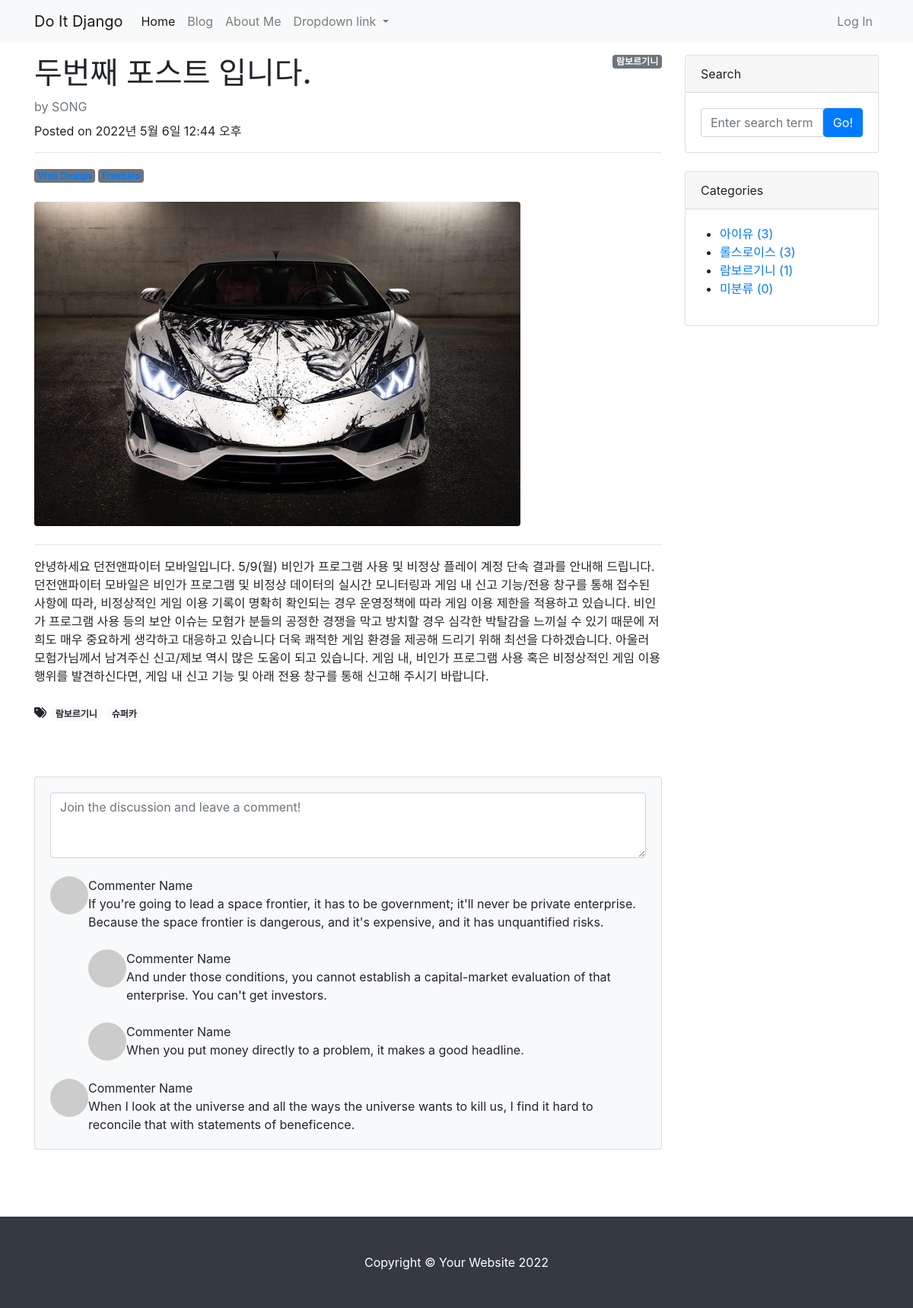
Page /blog/2/ on the earlier database version.
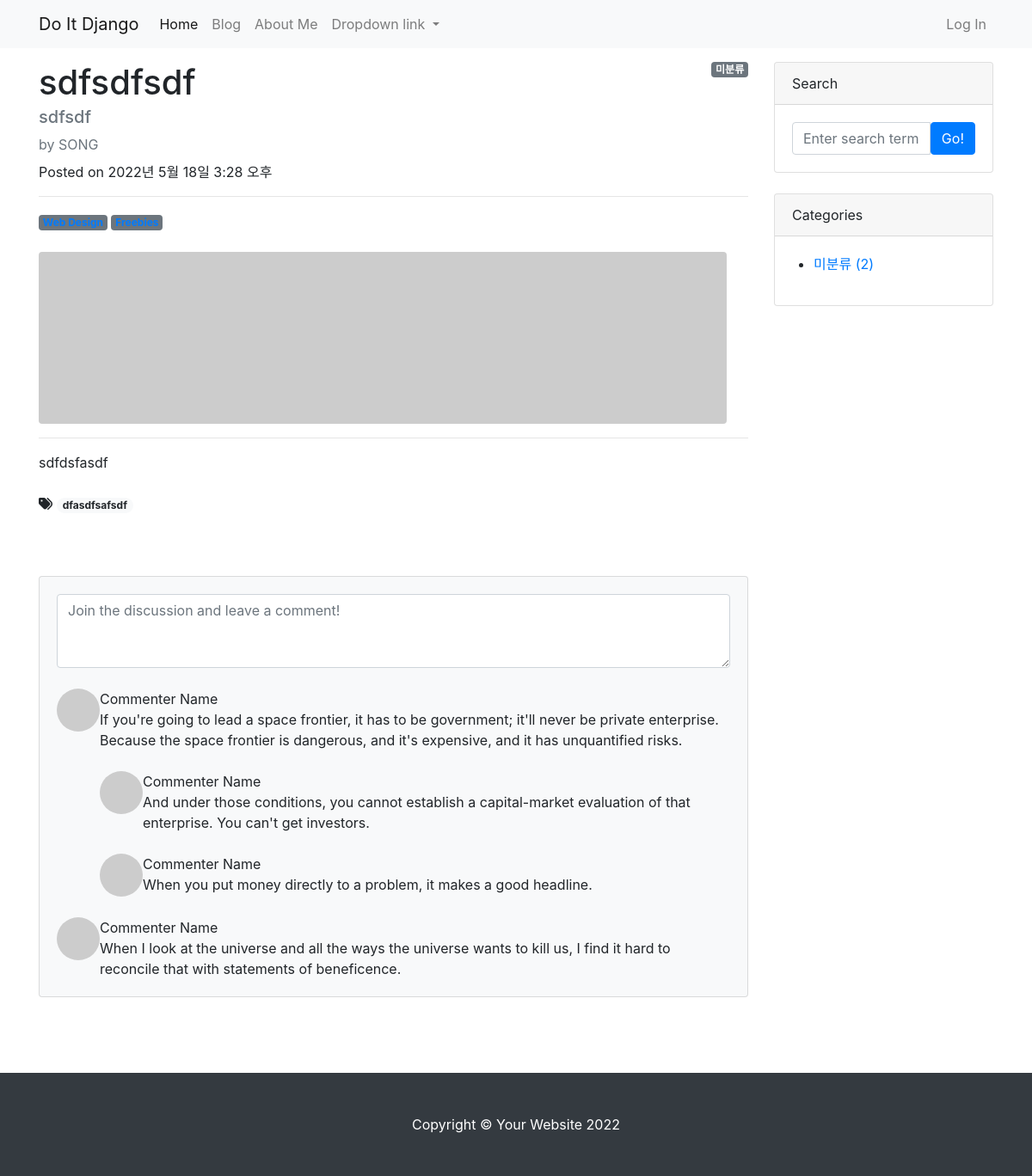
Same page on the later database version.
### blog/models.py (models this page shows, shortened)
class Post(models.Model):
    title = models.CharField(max_length=30)
    hook_text = models.CharField(max_length=100, blank=True)
    content = models.TextField()
    head_image = models.ImageField(upload_to='blog/images/%Y/%m/%d/', blank=True)
    file_upload = models.FileField(upload_to='blog/files/%Y/%m/%d/', blank=True)
    created_at = models.DateTimeField(auto_now_add=True)
    updated_at = models.DateTimeField(auto_now=True)
    author = models.ForeignKey(User, null=True, on_delete=models.SET_NULL)
    category = models.ForeignKey(Category, null=True, blank=True, on_delete=models.SET_NULL)
    tags = models.ManyToManyField(Tag, blank=True)

class Category(models.Model):
    name = models.CharField(max_length=50, unique=True)
    slug = models.SlugField(max_length=200, unique=True, allow_unicode=True)
    def __str__(self):
        return self.name
    def get_absolute_url(self):
        return f'/blog/category/{self.slug}/'
    class Meta:
        verbose_name_plural = 'Categories'

class Tag(models.Model):
    name = models.CharField(max_length=50)
    slug = models.SlugField(max_length=200, unique=False, allow_unicode=True)
    def __str__(self):
        return self.name
    def get_absolute_url(self):
        return f'/blog/tag/{self.slug}/'

### blog/views.py (the view)
# urls.py: path('<int:pk>/', views.PostDetail.as_view()),
class PostDetail(DetailView):
    model = Post
    def get_context_data(self, **kwargs):
        context = super(PostDetail, self).get_context_data()
        context['categories'] = Category.objects.all()
        context['no_category_post_count'] = Post.objects.filter(category= None).count()
        return context

### blog/templates/blog/post_detail.html (shortened to what this page needs)
{% extends 'blog/base.html' %}
{% block main_area %}
<div id="post-area">
    {% if post.category %}
    <span class="badge badge-secondary float-right">{{ post.category }}</span>
    {% else%}
    <span class="badge badge-secondary float-right">미분류</span>
    {% endif %}
<header class="mb-4">
    <h1 class="fw-bolder mb-1">{{ post.title }}</h1>
    <h5 class="text-muted">{{ post.hook_text }}</h5>
    <div class="text-muted fst-italic mb-2">by {{ post.author | upper }}</div>
    <p>Posted on {{ post.created_at }}</p>
    <hr>
    <a class="badge bg-secondary text-decoration-none link-light" href="#!">Web Design</a>
    <a class="badge bg-secondary text-decoration-none link-light" href="#!">Freebies</a>
</header>
<figure class="mb-4">
    {% if post.head_image %}
    <img class="img-fluid rounded" src="{{ post.head_image.url }}" alt="{{ post.title }} head_image">
</figure>
{% else %}
<img class="img-fluid rounded" src="https://picsum.photos/seed/{{ post.id }}/800/200" alt="random_image">
{% endif %}
<hr>
<section class="mb-5">
    <p class="fs-5 mb-4">{{ post.content }}</p>
    {% if post.tags.exists %}
    <i class="fa-solid fa-tags"></i>
                {% for tag in post.tags.iterator %}
    <a href="{{ tag.get_absolute_url }}"><span class="badge badge-pill badge-light">{{ tag }}</span></a>
    {% endfor %}
    <br/>
    <br/>
    {% endif %}
</section>
</div>
<div id="comment-area">
<section class="mb-5">
    <div class="card bg-light">
        <div class="card-body">
            <form class="mb-4"><textarea class="form-control" rows="3"
                    placeholder="Join the discussion and leave a comment!"></textarea></form>
            <div class="d-flex mb-4">
                <div class="flex-shrink-0"><img class="rounded-circle"
                        src="https://dummyimage.com/50x50/ced4da/6c757d.jpg" alt="..." /></div>
                <div class="ms-3">
                    <div class="fw-bold">Commenter Name</div>
                    If you're going to lead a space frontier, it has to be government; it'll never be
                    private enterprise. Because the space frontier is dangerous, and it's expensive, and
                    it has unquantified risks.
                    <div class="d-flex mt-4">
                        <div class="flex-shrink-0"><img class="rounded-circle"
                                src="https://dummyimage.com/50x50/ced4da/6c757d.jpg" alt="..." /></div>
                        <div class="ms-3">
                            <div class="fw-bold">Commenter Name</div>
                            And under those conditions, you cannot establish a capital-market evaluation
                            of that enterprise. You can't get investors.
                        </div>
                    </div>
                    <div class="d-flex mt-4">
                        <div class="flex-shrink-0"><img class="rounded-circle"
                                src="https://dummyimage.com/50x50/ced4da/6c757d.jpg" alt="..." /></div>
                        <div class="ms-3">
                            <div class="fw-bold">Commenter Name</div>
                            When you put money directly to a problem, it makes a good headline.
                        </div>
                    </div>
                </div>
            </div>
            <div class="d-flex">
                <div class="flex-shrink-0"><img class="rounded-circle"
                        src="https://dummyimage.com/50x50/ced4da/6c757d.jpg" alt="..." /></div>
                <div class="ms-3">
                    <div class="fw-bold">Commenter Name</div>
                    When I look at the universe and all the ways the universe wants to kill us, I find
                    it hard to reconcile that with statements of beneficence.
                </div>
            </div>
        </div>
    </div>
</section>
</div>
{% endblock %}

### blog/templates/blog/base.html (shortened to what this page needs)
<!DOCTYPE html>
{% load static %}
<html lang="ko-kr">
<head>
    <link rel="stylesheet" href="{% static 'blog/bootstrap/bootstrap.min.css' %}" media="screen">
</head>
<body>
 {% include 'blog/navbar.html' %}
    <div class="container my-3">
        <div class="row">
            <div class="col-md-8 col-lg-9" id="main-area">
                {% block main_area %}
                {% endblock %}
            </div>
            <div class="col-md-4 col-lg-3">
                <div class="card mb-4">
                    <div class="card-header">Search</div>
                    <div class="card-body">
                        <div class="input-group">
                            <input class="form-control" type="text" placeholder="Enter search term..."
                                aria-label="Enter search term..." aria-describedby="button-search" />
                            <button class="btn btn-primary" id="button-search" type="button">Go!</button>
                        </div>
                    </div>
                </div>
                <div class="card mb-4" id="categories-card">
                    <div class="card-header">Categories</div>
                    <div class="card-body">
                        <div class="row">
                            <ul>
                                {% for category in categories %}
                                <li>
                                    <a href="{{ category.get_absolute_url }}">{{ category }} ({{ category.post_set.count }})</a>
                                </li>
                                {% endfor %}
                                <li>
                                    <a href="/blog/category/no_category/">미분류 ({{ no_category_post_count }})</a>
                                </li>
                            </ul>
                        </div>
                    </div>
                </div>
            </div>
        </div>
    </div>
{% include 'blog/footer.html' %}
</body>
</html>

Differences in the rows shown:
no longer on this page (row edited): Tag: name "람보르기니"
removed Tag: name "슈퍼카"
removed Category: name "아이유", post_set.count "3"
removed Category: name "롤스로이스", post_set.count "3"
removed Category: name "람보르기니", post_set.count "1"
changed Post "SONG": category_id 3 → empty (drawn); title "두번째 포스트 입니다." → "sdfsdfsdf"; hook_text (not shown) → "sdfsdf"; created_at "2022년 5월 6일 12:44 오후" → "2022년 5월 18일 3:28 오후"; content "안녕하세요 던전앤파이터 모바일입니다. 5/9(월) 비인가 프로그램 사용 및 비정상 플레이 계정 단속 결과를 안내해 드립니다. 던전앤파이터 모바일은 비인가 프로그램 및 비정상 데이터의 실시간 모니터링과 게임 내 신고 기능/전용 창구를 통해 접수된 사항에 따라, 비정상적인 게임 이용 기록이 명확히 확인되는 경우 운영정책에 따라 게임 이용 제한을 적용하고 있습니다. 비인가 프로그램 사용 등의 보안 이슈는 모험가 분들의 공정한 경쟁을 막고 방치할 경우 심각한 박탈감을 느끼실 수 있기 때문에 저희도 매우 중요하게 생각하고 대응하고 있습니다 더욱 쾌적한 게임 환경을 제공해 드리기 위해 최선을 다하겠습니다. 아울러 모험가님께서 남겨주신 신고/제보 역시 많은 도움이 되고 있습니다. 게임 내, 비인가 프로그램 사용 혹은 비정상적인 게임 이용 행위를 발견하신다면, 게임 내 신고 기능 및 아래 전용 창구를 통해 신고해 주시기 바랍니다." → "sdfdsfasdf"; category "람보르기니" → (not shown); head_image: picture removed
now on this page (row edited): Tag: name "dfasdfsafsdf"
Other differences:
{{ no_category_post_count }}: "0" → "2"
text now shown: "미분류"
